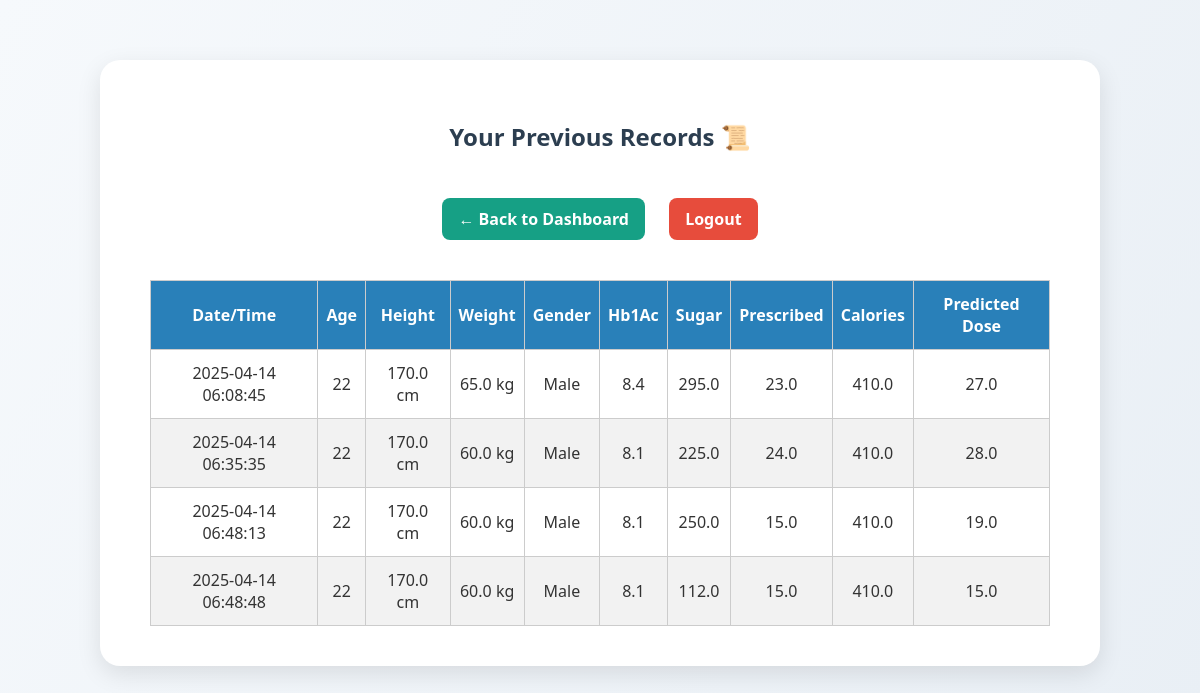
The app's page /history (signed in) with its own data.
### tables this page shows
CREATE TABLE records (
                id INTEGER PRIMARY KEY AUTOINCREMENT,
                user_id INTEGER,
                age INTEGER,
                height REAL,
                weight REAL,
                gender TEXT,
                hb1ac REAL,
                sugar_level REAL,
                prescribed_dose REAL,
                calories REAL,
                predicted_dose REAL,
                timestamp DATETIME DEFAULT CURRENT_TIMESTAMP,
                FOREIGN KEY(user_id) REFERENCES users(id)
            );

### app.py (the view)
@app.route('/history')
def history():
    if 'user_id' not in session:
        return redirect(url_for('login'))
    with sqlite3.connect('database.db') as conn:
        c = conn.cursor()
        c.execute('SELECT * FROM records WHERE user_id = ?', (session['user_id'],))
        records = c.fetchall()
    return render_template('history.html', records=records)

### templates/history.html (shortened to what this page needs)
<!DOCTYPE html>
<html lang="en">
<head>
    <link rel="stylesheet" href="{{ url_for('static', filename='style.css') }}">
</head>
<body>
    <div class="container">
        <h2>Your Previous Records 📜</h2>
        <a href="{{ url_for('dashboard') }}" class="back">← Back to Dashboard</a>
        <a href="{{ url_for('logout') }}" class="logout">Logout</a>
        <table>
            <thead>
                <tr>
                    <th>Date/Time</th>
                    <th>Age</th>
                    <th>Height</th>
                    <th>Weight</th>
                    <th>Gender</th>
                    <th>Hb1Ac</th>
                    <th>Sugar</th>
                    <th>Prescribed</th>
                    <th>Calories</th>
                    <th>Predicted Dose</th>
                </tr>
            </thead>
            <tbody>
                {% for r in records %}
                <tr>
                    <td>{{ r[11] }}</td>
                    <td>{{ r[2] }}</td>
                    <td>{{ r[3] }} cm</td>
                    <td>{{ r[4] }} kg</td>
                    <td>{{ r[5] }}</td>
                    <td>{{ r[6] }}</td>
                    <td>{{ r[7] }}</td>
                    <td>{{ r[8] }}</td>
                    <td>{{ r[9] }}</td>
                    <td>{{ r[10]|round(2) }}</td>
                </tr>
                {% endfor %}
            </tbody>
        </table>
    </div>
</body>
</html>

### static/style.css (style rules this page uses)
body { font-family: 'Segoe UI', Tahoma, Geneva, Verdana, sans-serif; background: linear-gradient(120deg, #f6f9fc, #e9eff5); margin: 0; padding: 0; color: #333; }
.container { max-width: 900px; margin: 60px auto; background: #fff; padding: 40px 50px; border-radius: 20px; box-shadow: 0 8px 25px rgba(0, 0, 0, 0.1); text-align: center; }
h2 { margin-bottom: 30px; color: #2c3e50; }
a.logout, a.history, a.back { display: inline-block; margin: 15px 10px; text-decoration: none; color: #ffffff; background-color: #e74c3c; padding: 10px 16px; border-radius: 8px; font-weight: bold; transition: 0.2s ease-in-out; }
a.back { background-color: #16a085; }
table { width: 100%; border-collapse: collapse; margin-top: 25px; }
table th, table td { border: 1px solid #ccc; padding: 12px 8px; text-align: center; }
table th { background-color: #2980b9; color: #fff; }
table tr:nth-child(even) { background-color: #f2f2f2; }

### records on screen
records: timestamp "2025-04-14 06:08:45", age "22", height "170.0", weight "65.0", gender "Male", hb1ac "8.4", sugar_level "295.0", prescribed_dose "23.0", calories "410.0", predicted_dose "27.0"
records: timestamp "2025-04-14 06:35:35", age "22", height "170.0", weight "60.0", gender "Male", hb1ac "8.1", sugar_level "225.0", prescribed_dose "24.0", calories "410.0", predicted_dose "28.0"
records: timestamp "2025-04-14 06:48:13", age "22", height "170.0", weight "60.0", gender "Male", hb1ac "8.1", sugar_level "250.0", prescribed_dose "15.0", calories "410.0", predicted_dose "19.0"
records: timestamp "2025-04-14 06:48:48", age "22", height "170.0", weight "60.0", gender "Male", hb1ac "8.1", sugar_level "112.0", prescribed_dose "15.0", calories "410.0", predicted_dose "15.0"
